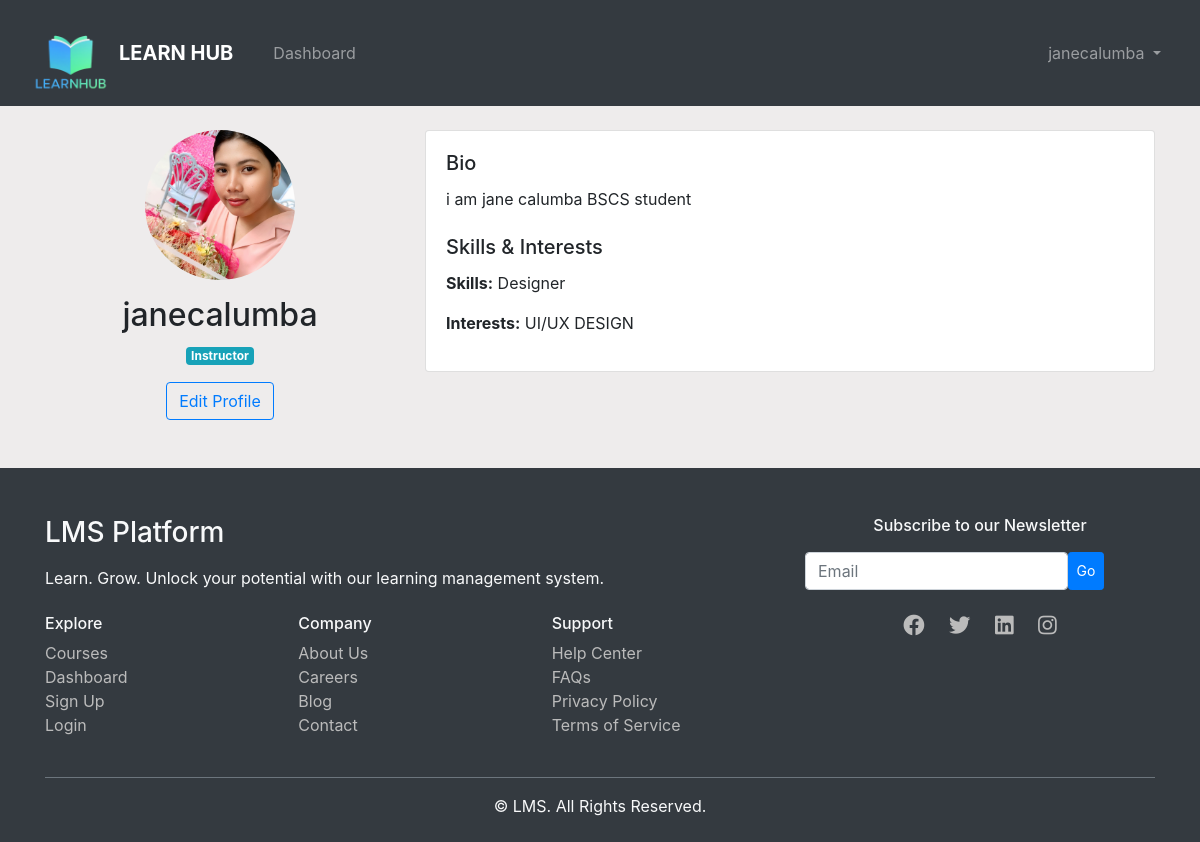
/profile/ (signed in), run on the app's committed database.
### lms_app/models.py (models this page shows)
class Profile(models.Model):
    USER_ROLES = (
        ('Student', 'Student'),
        ('Instructor', 'Instructor'),
    )
    user = models.OneToOneField(User, on_delete=models.CASCADE)
    role = models.CharField(max_length=10, choices=USER_ROLES, default='Student')
    bio = models.TextField(blank=True, null=True)
    skills = models.CharField(max_length=255, blank=True, null=True)
    interests = models.CharField(max_length=255, blank=True, null=True)
    photo = models.ImageField(upload_to='profile_photos/', blank=True, null=True)
    date_joined = models.DateTimeField(auto_now_add=True)

### lms_app/views.py (the view)
# urls.py: path('profile/', views.profile_view, name='profile'),
@login_required
def profile_view(request):
    profile = request.user.profile
    return render(request, 'profile.html', {'profile': profile})

### lms_app/templates/profile.html (shortened to what this page needs)
{% extends 'base.html' %}
{% block content %}
<div class="row">
    <div class="col-md-4 text-center">
        {% if profile.photo %}
            <img src="{{ profile.photo.url }}" alt="Profile Photo" class="img-fluid rounded-circle mb-3" style="width: 150px; height: 150px; object-fit: cover;">
        {% else %}
            <div class="p-5 bg-light rounded-circle d-inline-block mb-3" style="width: 150px; height: 150px;">
                <i class="fas fa-user-circle fa-5x text-secondary"></i>
            </div>
        {% endif %}
        <h2>{{ user.username }}</h2>
        <span class="badge badge-info">{{ profile.role }}</span>
        <a href="{% url 'edit_profile' %}" class="btn btn-outline-primary">Edit Profile</a>
    </div>
    <div class="col-md-8">
        <div class="card">
            <div class="card-body">
                <h5 class="card-title">Bio</h5>
                <p class="card-text">{{ profile.bio|default:"No bio provided." }}</p>
                <h5 class="card-title mt-4">Skills & Interests</h5>
                <p><strong>Skills:</strong> {{ profile.skills|default:"N/A" }}</p>
                <p><strong>Interests:</strong> {{ profile.interests|default:"N/A" }}</p>
            </div>
        </div>
    </div>
</div>
{% endblock %}

### lms_app/templates/base.html (shortened to what this page needs)
{% load static %}
<!DOCTYPE html>
<html lang="en">
<head>
    <link rel="stylesheet" href="https://stackpath.bootstrapcdn.com/bootstrap/4.5.2/css/bootstrap.min.css">
    <link rel="stylesheet" href="https://cdnjs.cloudflare.com/ajax/libs/font-awesome/5.15.1/css/all.min.css">
</head>
<body style="background-color: rgb(238, 236, 236);">
    <nav class="navbar navbar-expand-lg navbar-dark bg-dark">
    <div class="container-fluid">
        <a class="navbar-brand d-flex align-items-center" href="{% url 'home' %}">
            <img src="{% static 'icons/final logo.png' %}" alt="Logo" width="80" height="80" class="d-inline-block align-top mr-2">
            <span class="font-weight-bold">LEARN HUB</span>
        </a>
        <div class="collapse navbar-collapse" id="navbarNav">
            <ul class="navbar-nav mr-auto">
                {% if user.is_authenticated %}
                    {% if user.profile.role == 'Student' %}
                        <li class="nav-item">
                            <a class="nav-link" href="{% url 'dashboard' %}">Dashboard</a>
                        </li>
                    {% elif user.profile.role == 'Instructor' %}
                        <li class="nav-item">
                            <a class="nav-link" href="{% url 'instructor_dashboard' %}">Dashboard</a>
                        </li>
                    {% endif %}
                {% endif %}
            </ul>
            <ul class="navbar-nav ml-auto">
                {% if user.is_authenticated %}
                    <li class="nav-item dropdown">
                        <a class="nav-link dropdown-toggle" href="#" id="navbarDropdown" role="button"
                           data-toggle="dropdown" aria-haspopup="true" aria-expanded="false">
                            {{ user.username }}
                        </a>
                    </li>
                {% endif %}
            </ul>
        </div>
    </div>
</nav>
    <div class="container mt-4">
        {% block content %}
        {% endblock %}
    </div>
<footer class="bg-dark text-light pt-5 pb-4 mt-5">
  <div class="container">
    <div class="row">
      <div class="col-md-8">
        <h3 class="fw-bold mb-3">LMS Platform</h3>
        <p class="mb-4">Learn. Grow. Unlock your potential with our learning management system.</p>
        <div class="row">
          <div class="col-6 col-md-4">
            <h6 class="fw-bold">Explore</h6>
            <ul class="list-unstyled">
              <li><a href="{% url 'course_list' %}" class="footer-link">Courses</a></li>
              <li><a href="{% url 'dashboard' %}" class="footer-link">Dashboard</a></li>
              <li><a href="{% url 'signup' %}" class="footer-link">Sign Up</a></li>
              <li><a href="{% url 'login' %}" class="footer-link">Login</a></li>
            </ul>
          </div>
          <div class="col-6 col-md-4">
            <h6 class="fw-bold">Company</h6>
            <ul class="list-unstyled">
              <li><a href="#" class="footer-link">About Us</a></li>
              <li><a href="#" class="footer-link">Careers</a></li>
              <li><a href="#" class="footer-link">Blog</a></li>
              <li><a href="#" class="footer-link">Contact</a></li>
            </ul>
          </div>
          <div class="col-6 col-md-4">
            <h6 class="fw-bold">Support</h6>
            <ul class="list-unstyled">
              <li><a href="#" class="footer-link">Help Center</a></li>
              <li><a href="#" class="footer-link">FAQs</a></li>
              <li><a href="#" class="footer-link">Privacy Policy</a></li>
              <li><a href="#" class="footer-link">Terms of Service</a></li>
            </ul>
          </div>
        </div>
      </div>
      <div class="col-md-4 text-md-start text-center mt-4 mt-md-0">
        <h6 class="fw-bold">Subscribe to our Newsletter</h6>
        <form class="d-flex mt-3">
          <input type="email" class="form-control me-2 w-75" placeholder="Email">
          <button type="submit" class="btn btn-primary btn-sm">Go</button>
        </form>
        <div class="mt-4">
          <a href="#" class="social-icon"><i class="fab fa-facebook fa-lg"></i></a>
          <a href="#" class="social-icon"><i class="fab fa-twitter fa-lg"></i></a>
          <a href="#" class="social-icon"><i class="fab fa-linkedin fa-lg"></i></a>
          <a href="#" class="social-icon"><i class="fab fa-instagram fa-lg"></i></a>
        </div>
      </div>
    </div>
    <hr class="border-secondary mt-4">
    <div class="text-center">
      <p class="mb-0">&copy; {{ now|date:"Y" }} LMS. All Rights Reserved.</p>
    </div>
  </div>
</footer>
</body>
</html>

### lms_app/templates/base.html (style rules this page uses)
.footer-link { color: #bbb; text-decoration: none; transition: color 0.3s ease; }
.social-icon { color: #bbb; margin: 0 10px; transition: color 0.3s ease, transform 0.2s ease; }

### data on the page
Profile: photo (picture), role "Instructor", bio "i am jane calumba BSCS student", skills "Designer", interests "UI/UX DESIGN"

### other printed values
{{ user.username }} "janecalumba"
